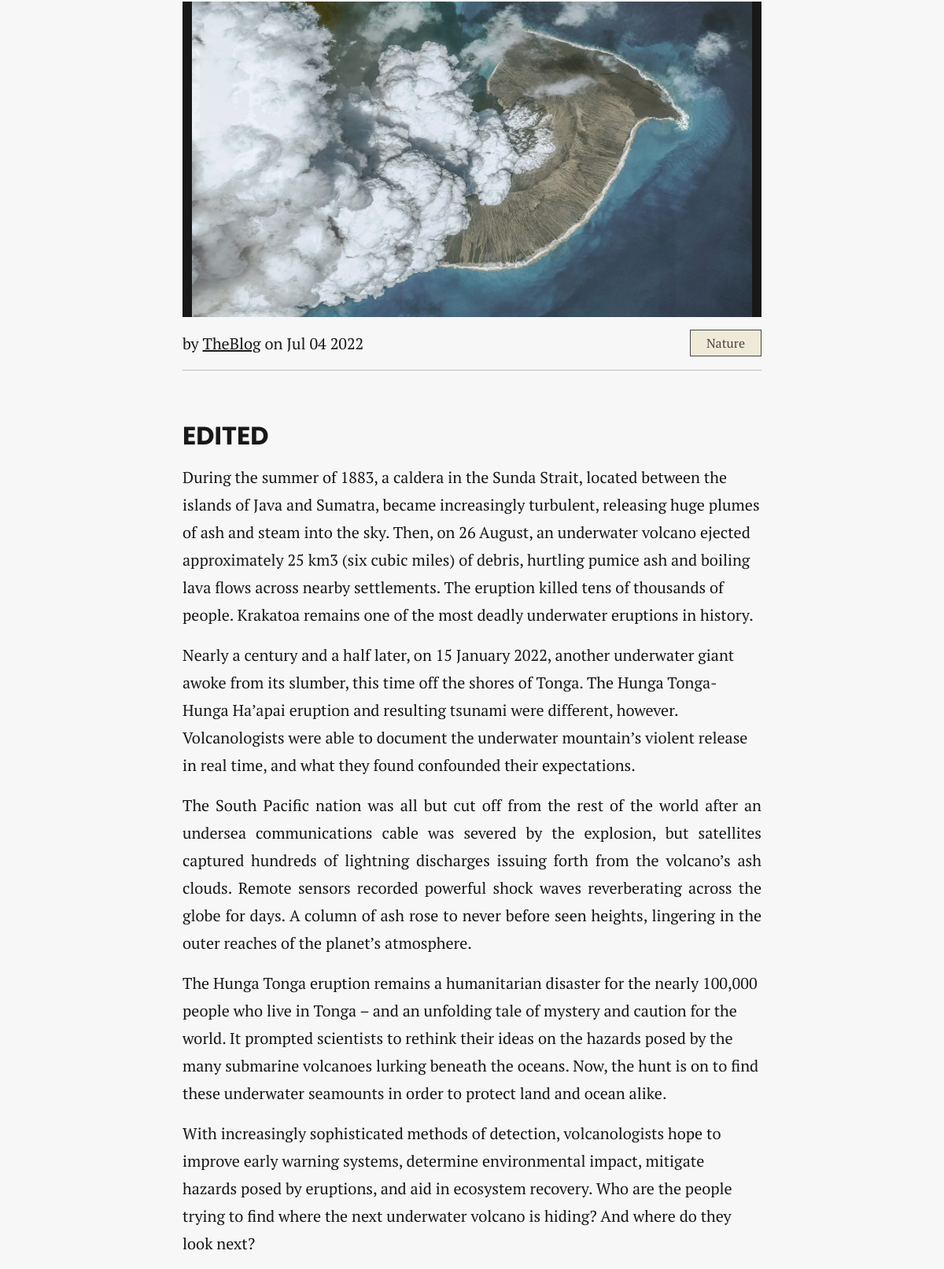
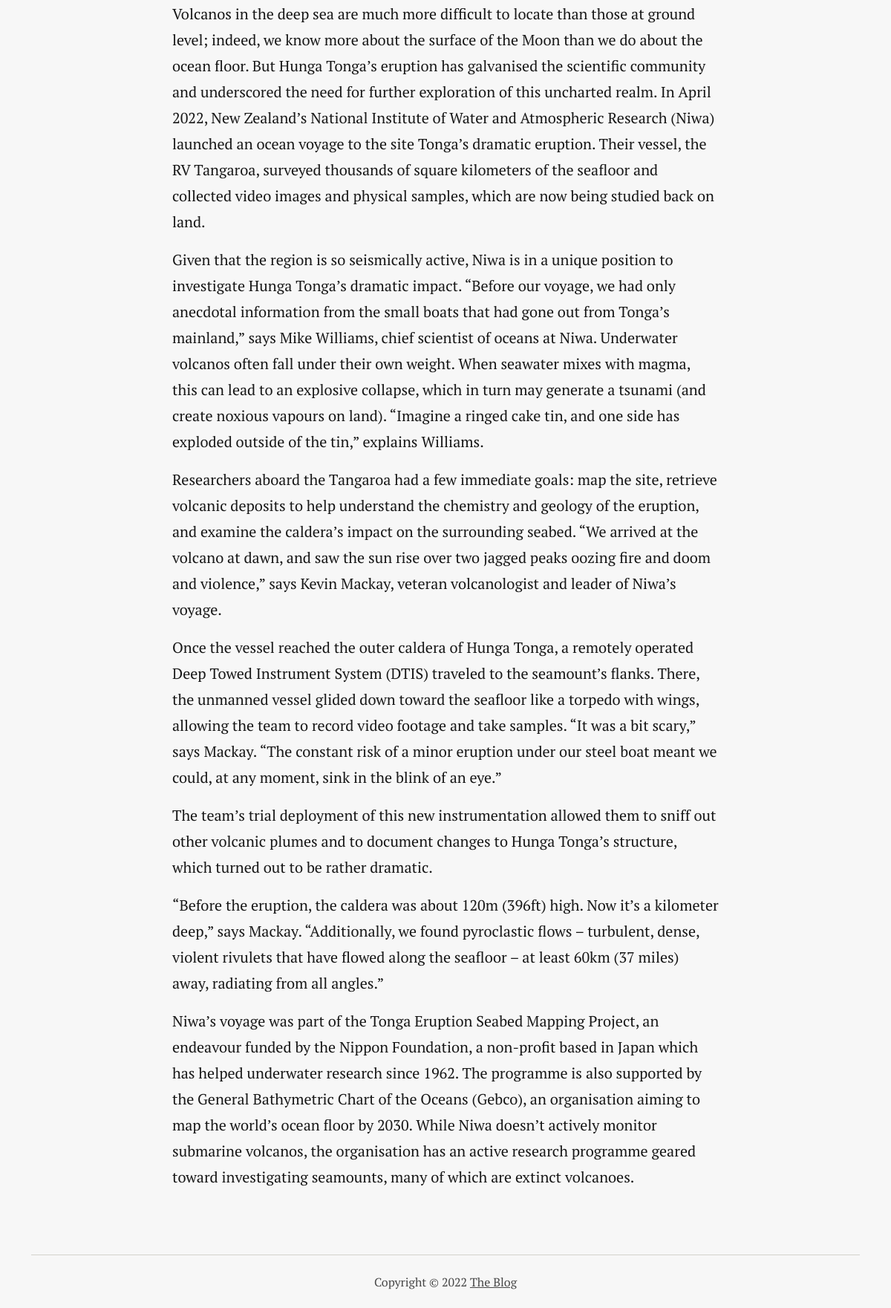
The app's page /read.php?id=56 (lower part), older data (2 pictures, top to bottom).
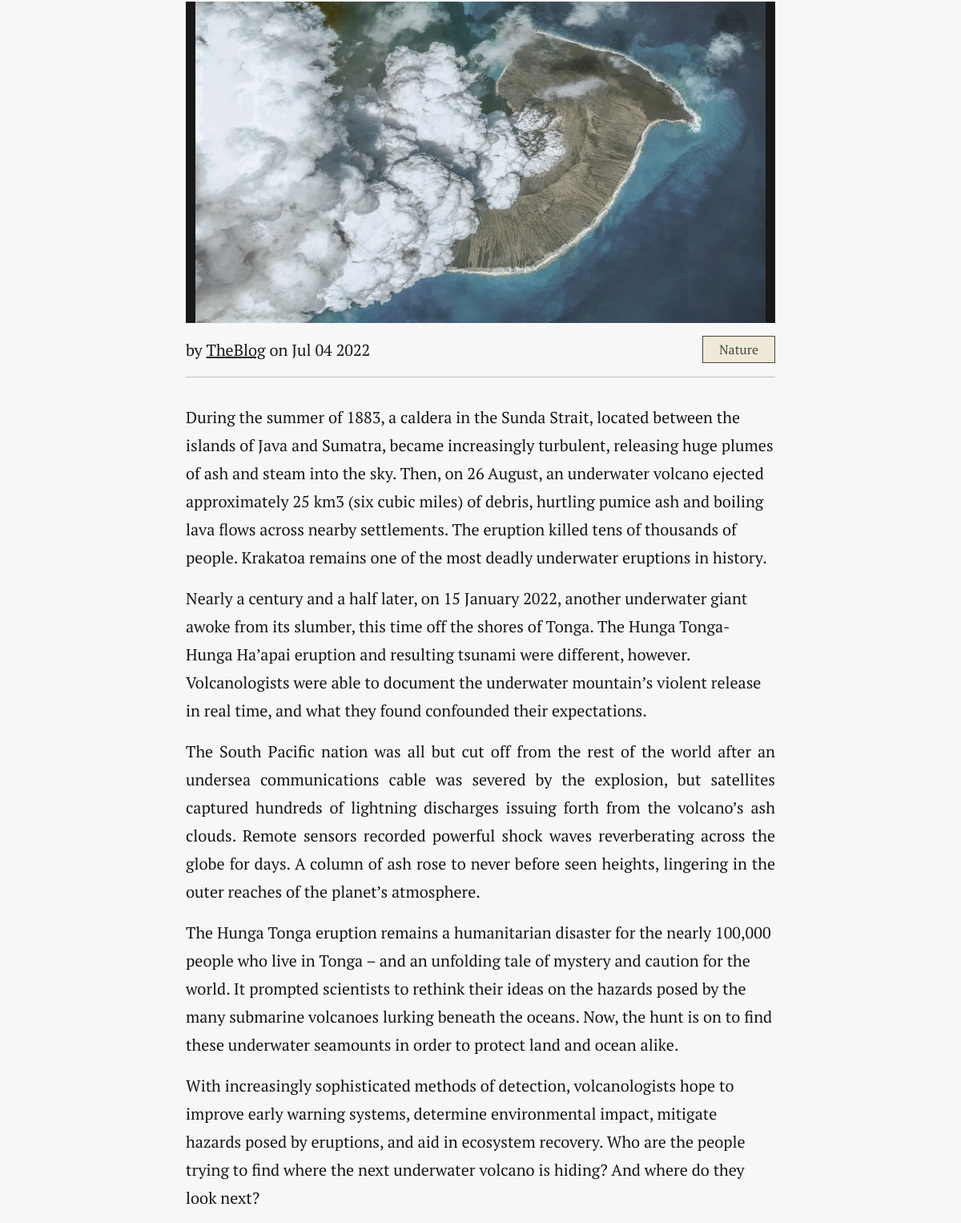
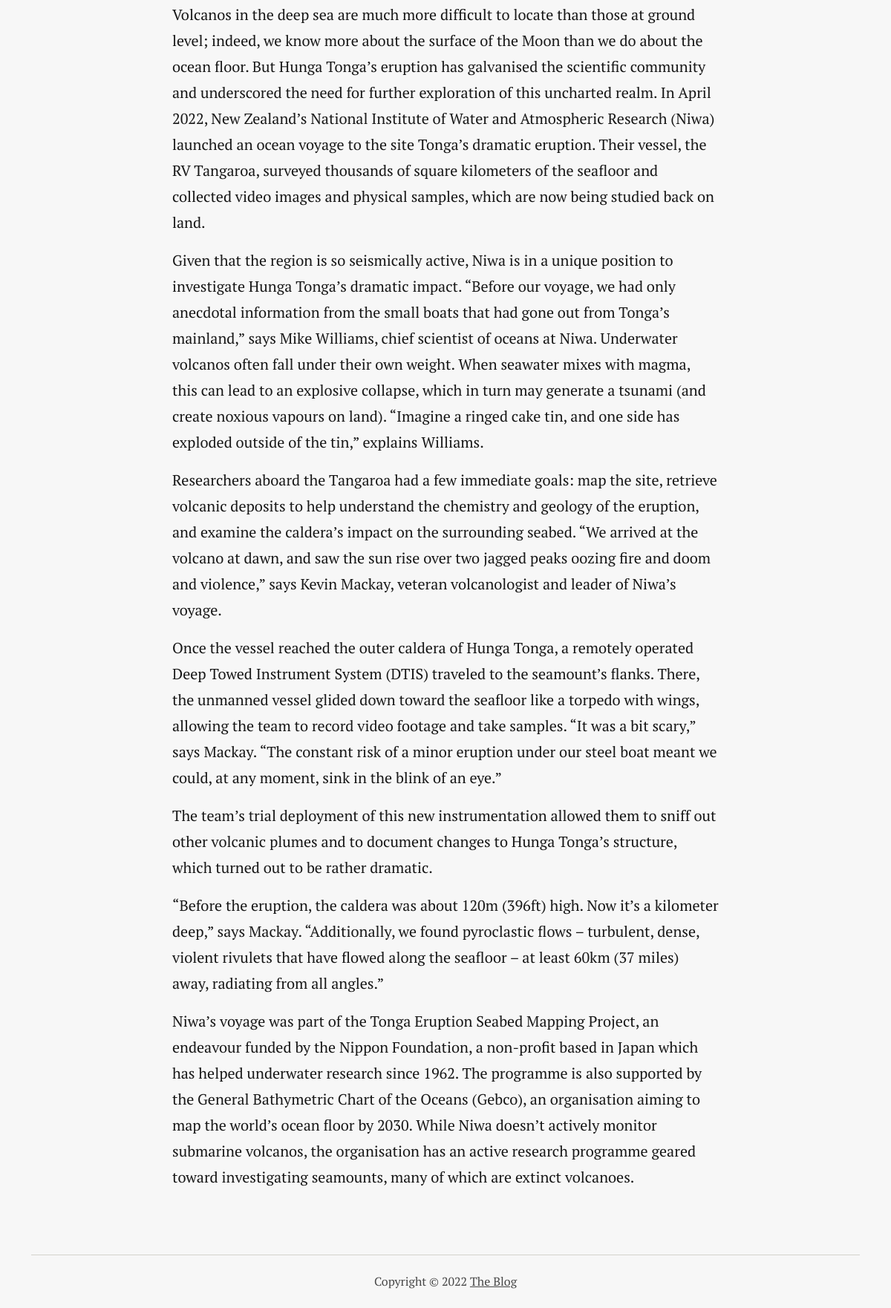
The same page, newer data (2 pictures, top to bottom).
### tables this page shows
CREATE TABLE `post` (
  `id` int(11) NOT NULL,
  `title` varchar(255) NOT NULL,
  `body` text NOT NULL,
  `image` varchar(255) NOT NULL,
  `id_user` int(11) NOT NULL,
  `category` varchar(255) NOT NULL,
  `created_at` datetime NOT NULL,
  `isMain` tinyint(1) NOT NULL,
  `created_main_at` datetime NOT NULL
);

CREATE TABLE `user` (
  `id` int(11) NOT NULL,
  `email` varchar(255) NOT NULL,
  `password` varchar(255) NOT NULL,
  `first_name` varchar(255) NOT NULL,
  `last_name` varchar(255) NOT NULL,
  `isAdmin` tinyint(1) NOT NULL,
  `createdAt` datetime NOT NULL
);

### read.php (the view, shortened to what this page needs)
<?php
include './connection.php';
$id = $_GET['id'];
$sql_post = "SELECT post.id, post.title, post.body, post.image, post.created_at, post.category, user.first_name AS 'author'
			FROM post
			LEFT JOIN user ON post.id_user = user.id
			WHERE post.id='$id'";
$row_post = mysqli_fetch_array(mysqli_query($conn, $sql_post));
?>
<!DOCTYPE html>
<html lang="en">
<head>
	<link rel="stylesheet" href="./style/bootstrap.min.css" />
	<link rel="stylesheet" href="./style/main.css" />
</head>
<body>
	<div class="container">
		<main>
			<article class="row read d-flex justify-content-center">
				<div class="col-md-8">
					<div class="row m-0 mt-3">
						<img class="read__image" src="./assets/post_image/<?= $row_post['image'] ?>" alt="">
					</div>
					<div class="row mt-3">
						<div class="col d-block d-md-flex justify-content-between align-items-center">
							<p class="m-0 mb-2 mb-md-0">by <u><?= $row_post['author'] ?></u> on <?= date("M d Y", strtotime($row_post['created_at'])) ?></p>
							<a href="./category.php?name=<?= $row_post['category'] ?>" class="read__category"><?= $row_post['category'] ?></a>
						</div>
					</div>
					<hr />
					<div class="row">
						<?= $row_post['body'] ?>
					</div>
				</div>
			</article>
		</main>
		<footer>
			<p>Copyright © <?= date('Y') ?> <a href="#">The Blog</a></p>
		</footer>
	</div>
</body>
</html>

Row changes from the older to the newer data that the page shows:
changed post "Nature": body "EDITED During the summer of…" → "During the summer of…"
